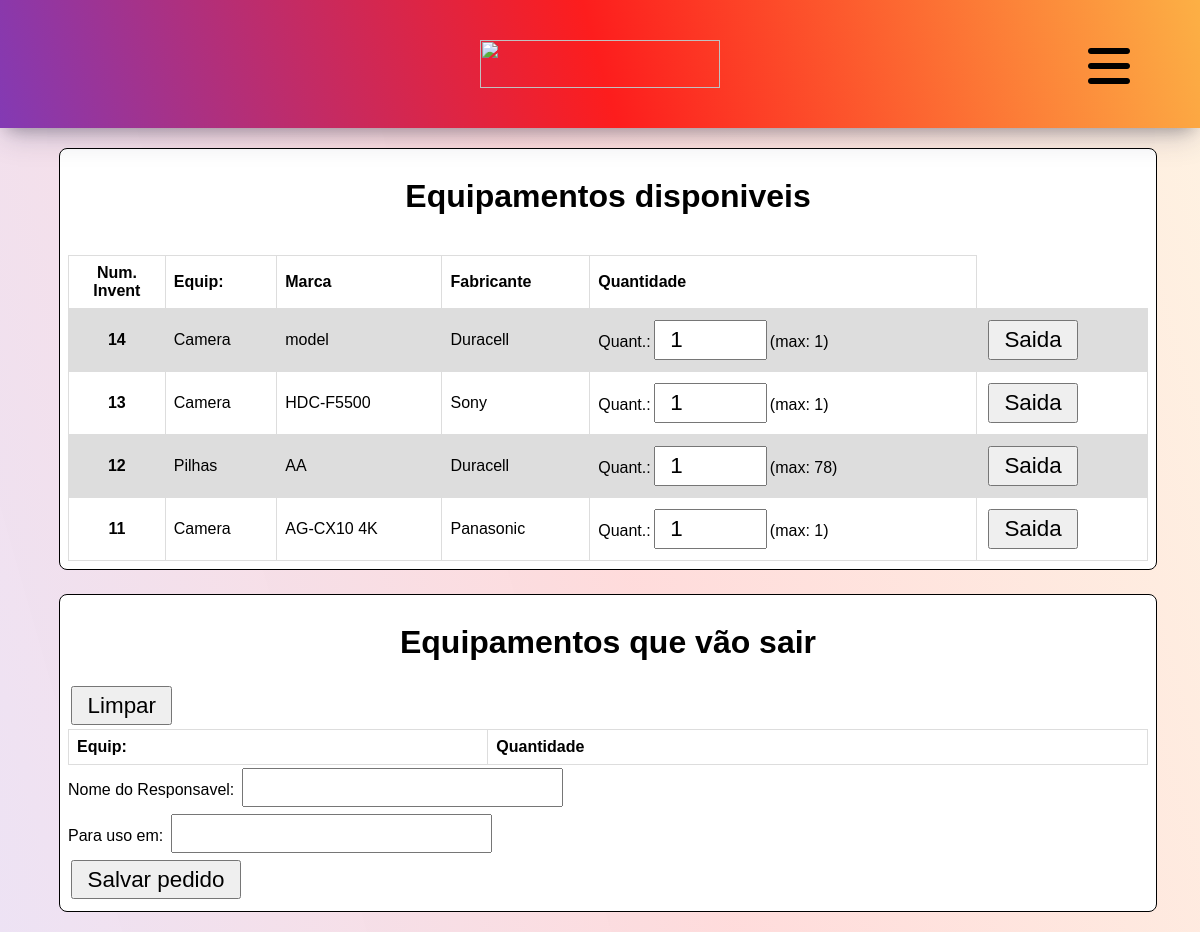
Page /out-obj/ (signed in) on the earlier database version.
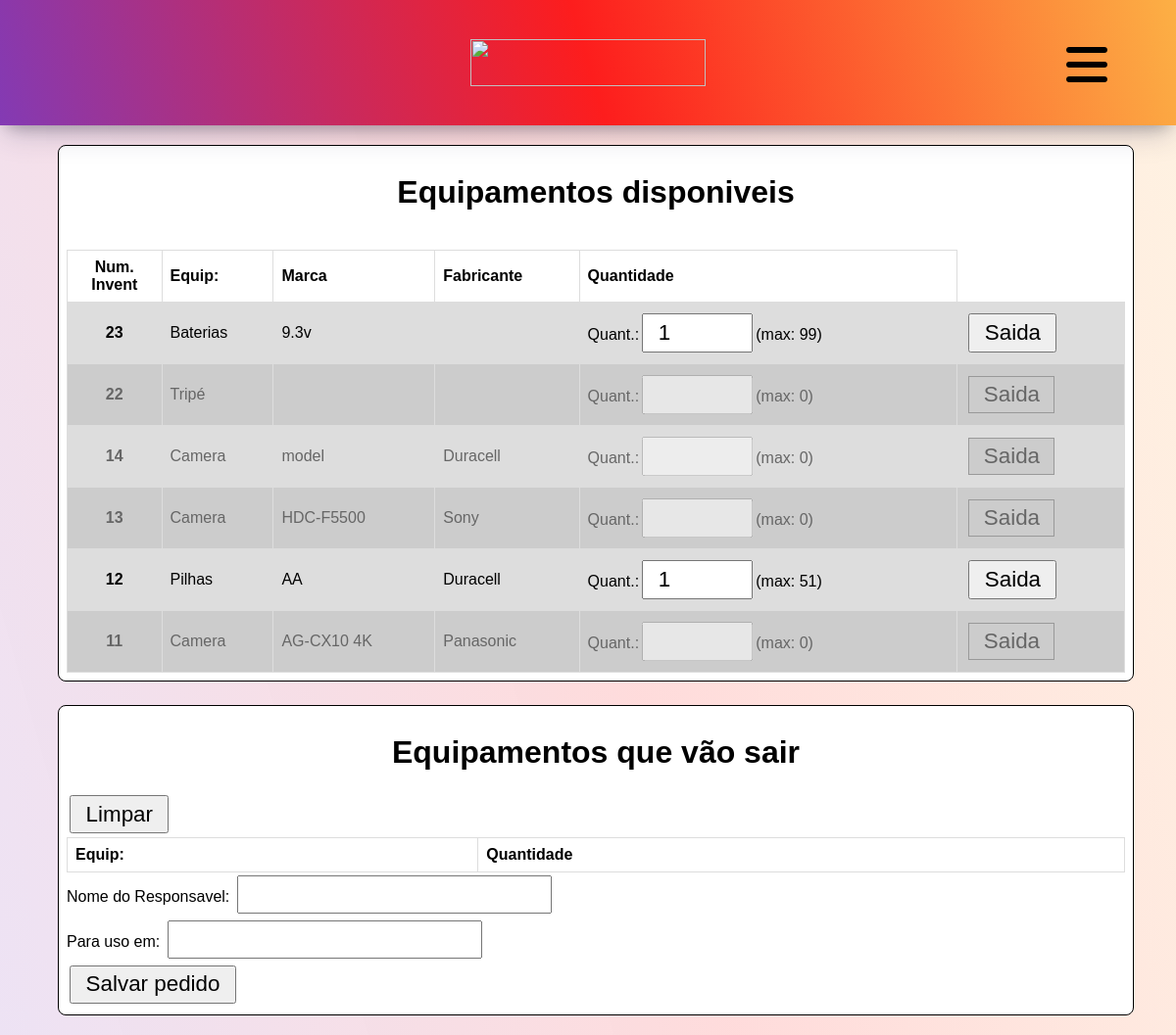
Same page on the later database version.
### dataObjects/models.py (models this page shows, shortened)
class Data_Objects(models.Model):
    objects = Manager()
    name = models.CharField(max_length=100, verbose_name="Nome", null=False)
    brand = models.CharField(max_length=255, verbose_name="Marca")
    manufacturer = models.CharField(max_length=255, verbose_name="Fabricante")
    status = models.CharField(max_length=20, verbose_name="Situação", null=True)
    quantity = models.IntegerField(verbose_name="Quantidade", default=1, null=True)
    serial_num = models.SlugField(verbose_name="Numero de Série", null=True)
    type_obj = models.CharField(max_length=255, verbose_name="Tipo")
    description = models.TextField(verbose_name="Descrição")
    class Meta:
        verbose_name = "Objeto"
        verbose_name_plural = "Objetos"

### dataObjects/views.py (the view, shortened to what this page needs)
# urls.py: path("out-obj/", Out_Obj.as_view(), name="out-obj"),
@method_decorator(login_required(login_url="employees:login", redirect_field_name='next'), name='dispatch')
class Out_Obj(ListView):
    template_name = "pages/out-obj.html"
    model = Data_Objects
    context_object_name = "object_list"
    ordering = ['-id']  # ORDERBY
    extra_context = {'request_users': Requests_To_Out.objects.all().values_list('title', flat=True).distinct(),
                     'where_to_use': Requests_To_Out.objects.all().values_list('local', flat=True).distinct(),
                     }
    def get_queryset(self):
        qs = super().get_queryset()
        if self.request.session.get('cart') is not None:
            for unity in qs:
                for cart_obj in self.request.session.get('cart'):
                    if str(unity.id) == str(cart_obj[0]):
                        unity.quantity = int(unity.quantity) - int(cart_obj[2])
        return qs
    def get(self, request, *args, **kwargs):
        return super().get(request, *args, **kwargs)
    def get_context_data(self, *, object_list=None, **kwargs):
        queryset = object_list if object_list is not None else self.object_list
        context_object_name = self.get_context_object_name(queryset)
        session = self.request.session.get('cart')
        context = {
            "object_list": queryset,
            "sess": session,
        }
        if context_object_name is not None:
            context[context_object_name] = queryset
        context.update(kwargs)
        return super().get_context_data(**context)

### dataObjects/templates/pages/out-obj.html (shortened to what this page needs)
{% extends 'pages/base.html' %}
{% block 'content' %}
    <div class="content-container-out-obj">
        <div class="avaible-objs ">
        <h1>Equipamentos disponiveis</h1><br>
        <table>
            <th class="center">Num. <br>Invent </th><th>Equip: </th><th>Marca</th><th>Fabricante</th><th>Quantidade</th>
        {% for field in object_list %}
        {% if field.quantity == 0 %}
        <tr class='disabled'>
        {% else %}
        <tr>
        {% endif %}
            <form action={% url 'dataObjects:out-obj' %} method="post">
                <td class="center"> <b> {{field.id}}   </b> </td>
                <td>  {{field.name}}    </td>
                <td>  {{field.brand}}   </td>
                <td>  {{field.manufacturer}} </td>
                {% if field.quantity == 0 %}
                <td>Quant.:<input class="input-text-form-out-obj" value="" type="number" id="quantity" name="quantity" min="1" max={{field.quantity}} disabled>(max: {{field.quantity}})</td>
                <td><button type="button" action="submit" disabled>Saida</button></td>
                {% else %}
                <td>Quant.:<input class="input-text-form-out-obj" value="1" type="number" id="quantity" name="quantity" min="1" max={{field.quantity}}>(max: {{field.quantity}})</td>
                <td><button action="submit">Saida</button></td>
                {% endif %}
            </form>
        </tr>
        {% endfor %}
        </table>
    </div>
    <div class="will-use">
        <h1 class="requests-obj">Equipamentos que vão sair</h1>
        <form action={% url 'dataObjects:out-obj' %} method="get">
            <button name='clean' value='clean' type='submit'>Limpar</button>
        </form>
        <form action={% url 'dataObjects:out-obj-create' %} method="post">
         <table>
            <th>Equip: </th><th>Quantidade</th>
         </table>
         <span> Nome do Responsavel: </span>
         <input type="search" maxlength='60' name="name" list="opcoes" required>
         <br>
         <span> Para uso em: </span>
         <input type="search" maxlength='60' name="where-use" list="opcoes-where" required>
         <br>
         <button action="submit">Salvar pedido</button>
        </form>
    </div>
</div>
{% endblock 'content' %}

### global_templates/pages/base.html (shortened to what this page needs)
<!DOCTYPE html>
<html lang="pt-br">
<head>
    {% include 'partials/head.html' %}
</head>
<body>
    <header>
        {% include 'partials/header.html' %}
    </header>
    {% block 'content' %} {% endblock 'content' %}
</body>
</html>

### dataObjects/templates/partials/head.html (shortened to what this page needs)
{% load static %}
<link rel="stylesheet" href="https://cdnjs.cloudflare.com/ajax/libs/font-awesome/6.2.1/css/all.min.css" />
<link rel="stylesheet" type="text/css" href="{% static 'css/style.css' %}">

### dataObjects/templates/partials/header.html (shortened to what this page needs)
{% load static %}
<div class="container-header-buttons" id="myTopnav">
    <a class="logo"     href={% url 'dataObjects:home' %}><img src="/static/background/logo.png" alt=""></a>
</div>
<a href="javascript:void(0);" class="icon combo-display" onclick="myFunction()"><i class="fa-solid fa-bars"></i></a>

Differences in the rows shown:
added Data_Objects: id "23", name "Baterias", brand "9.3v", quantity "99"
added Data_Objects: id "22", name "Tripé", quantity "0"
changed Data_Objects "model": quantity "1" → "0"; quantity "1" → (not shown)
changed Data_Objects "HDC-F5500": quantity "1" → "0"; quantity "1" → (not shown)
changed Data_Objects "Pilhas": quantity "78" → "51"
changed Data_Objects "AG-CX10 4K": quantity "1" → "0"; quantity "1" → (not shown)
